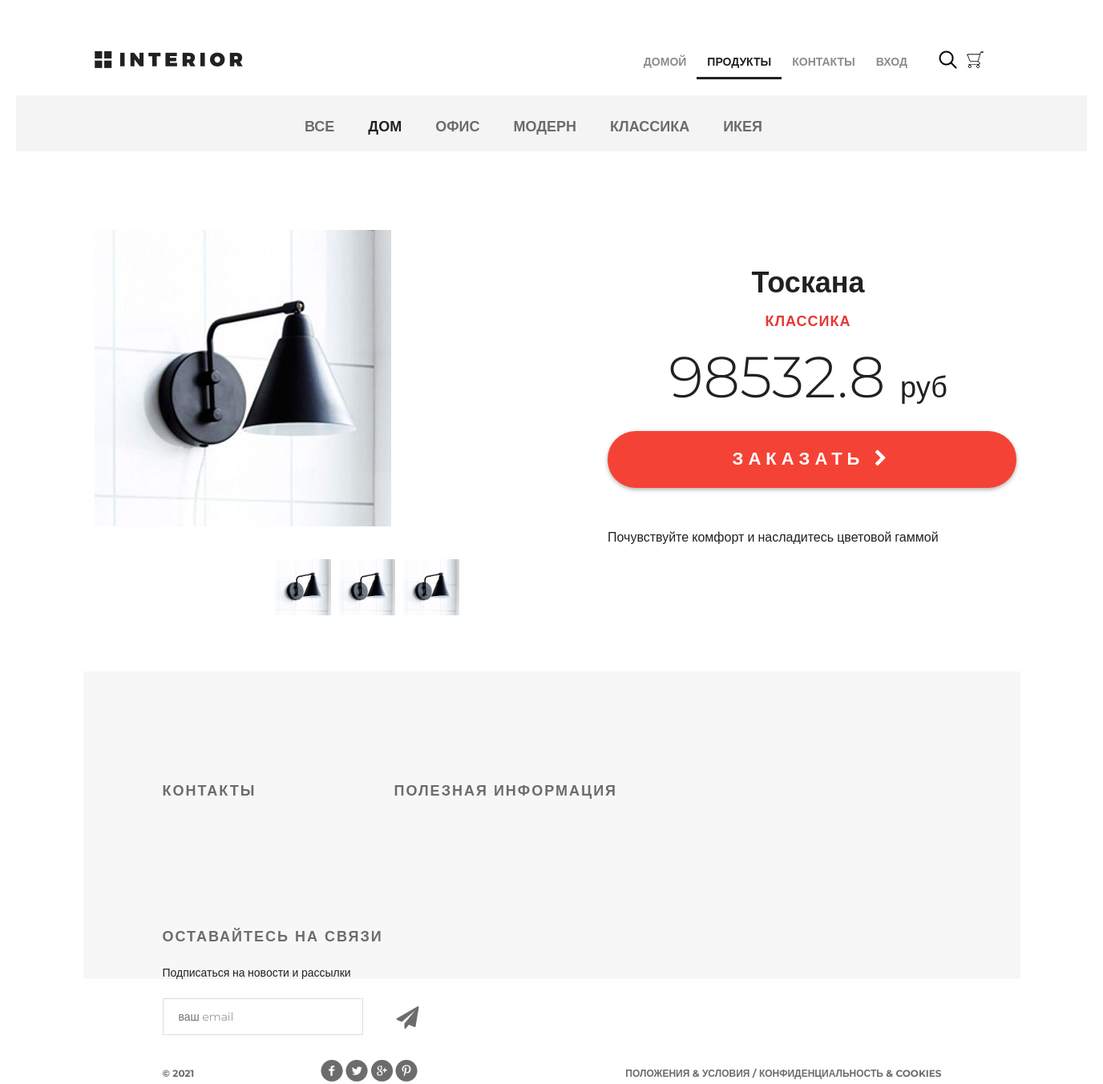
Page /products/product/1/ on the committed database.
### mainapp/models.py (models this page shows, shortened)
class ProductCategory(models.Model):
    name = models.CharField(max_length=64, unique=True, verbose_name='имя')
    description = models.TextField(verbose_name='Описание', blank=True)
    is_active = models.BooleanField(verbose_name='активность', default=True)

class Product(models.Model):
    category = models.ForeignKey(ProductCategory, on_delete=models.CASCADE)
    name = models.CharField(max_length=128, verbose_name='Имя')
    image = models.ImageField(upload_to='products_images', blank=True)
    short = models.CharField(max_length=64, verbose_name='Краткое описание', blank=True)
    description = models.TextField(verbose_name='Описание', blank=True)
    price = models.DecimalField(verbose_name='Цена', max_digits=8, decimal_places=2, default=0)
    quantity = models.PositiveSmallIntegerField(verbose_name='Количество на складе', default=0)
    is_active = models.BooleanField(verbose_name='активность', default=True)

### mainapp/views.py (the view)
# urls.py: path('product/<int:pk>/', mainapp.product, name='product')
def product(request, pk):
    content = {
        'title': 'Продукт',
        'product': get_object_or_404(Product, pk=pk),
        'links_menu': ProductCategory.objects.all(),
    }
    return render(request, 'mainapp/product.html', content)

### mainapp/context_processors.py (called while the page is built)
def basket(request):
    basket_list = []
    if request.user.is_authenticated:
        basket_list = Basket.objects.filter(user=request.user)
    return {
        'basket': basket_list
    }

### mainapp/templates/mainapp/product.html (shortened to what this page needs)
{% extends 'mainapp/base.html' %}
{% load static %}
{% block content %}
		<div class="hero-white">
			<div class="header clearfix">
                <a href="index.html" class="logo"></a>
                    {% include 'mainapp/includes/inc_main_menu.html'%}
            </div>
		</div>
		<div class="details">
			<div class="links clearfix">
                {% include 'mainapp/includes/inc_categories_menu.html' %}
			</div>
			<div class="details-products">
				<div class="details-slider">
					<div class="slider-product">
						<img src="/media/{{ product.image }}">
					</div>
					<div class="slider-control">
						<div class="block">
							<a href="#"><img src="/media/{{ product.image }}" alt="">
							</a>
						</div>
						<div class="block">
							<a href="#"><img src="/media/{{ product.image }}" alt="">
							</a>
						</div>
						<div class="block">
							<a href="#"><img src="/media/{{ product.image }}" alt="">
							</a>
						</div>
					</div>
				</div>
				<div class="description">
					<h3 class="big-bold">{{product.name}}</h3>
					<h3 class="red">{{ product.category.name}}</h3>
					<p class="price"> {{ product.price|floatformat:1 }} <span>руб</span></p>
					<a href="{% url 'basket:add' product.pk %}" class="red-button">
						заказать <i class="fa fa-chevron-right" aria-hidden="true"></i>
					</a>
					<div class="description-text">
						<p>
                            {{ product.description }}
                        </p>
					</div>
				</div>
			</div>
		</div>
		<div class="clr"></div>
{% endblock %}

### mainapp/templates/mainapp/includes/inc_categories_menu.html
<ul class="links-menu">
    <li><a href="{% url 'products:category' 0%}"
               {% if request.resolver_match.kwargs.pk == 0 %} class="active"{% endif %}>
        Все</a>
    </li>
    {% for link in links_menu %}
        <li><a href="{% url 'products:category' link.pk %}"
               {% if request.resolver_match.kwargs.pk == link.pk %} class="active"{% endif %}>{{ link.name }}</a></li>
    {% endfor %}
</ul>

### static/css/style.css (style rules this page uses)
* { margin: 0; padding: 0; }
body { font-family: 'Montserrat', sans-serif; }
html, body { height: 100%; }
.slider-control .block a img { width: 70px; }
.clr { height: 384px; }
.logo { background-image: url(/static/img/logo.png); margin-top: 63px; width: 185px; height: 22px; float: left; }
.clearfix:after { content: ""; display: block; clear: both; }
.big-bold { color: #212121; font-size: 36px; font-weight: 700; text-align: left; margin-bottom: 24px; line-height: 36px; }
.red { text-transform: uppercase; color: #e53935; font-size: 18px; font-weight: 700; text-align: left; letter-spacing: 1px; line-height: 17px; margin-bottom: 22px; }
.hero-white { background-color: #fff; height: 119px; padding-left: 98px; padding-right: 211px; position: relative; }
.links { height: 70px; background-color: #f4f4f4; position: relative; padding-left: 360px; }
.links-menu { margin: 27px auto 0px; position: absolute; }
.links-menu li { float: left; list-style-type: none; padding-right: 42px; }
.links-menu li a { text-decoration: none; color: #6c6c6c; font-size: 18px; font-weight: 700; text-transform: uppercase; }
.links-menu .active { color: #212121; font-size: 18px; font-weight: 700; }
.details-products { padding-left: 98px; padding-right: 98px; margin-top: 98px; height: 551px; }
.details-slider { width: 570px; float: left; margin-right: 30px; }
.slider-product { width: 570px; height: 400px; }
.slider-control { width: 420px; height: 70px; margin: 11px auto 0px; padding-left: 150px }
.slider-control .block { height: 70px; width: 70px; position: relative; float: left; margin-right: 10px; }
.description { width: 535px; float: right; padding-left: 35px }
.description .big-bold { color: #212121; font-size: 36px; font-weight: 700; text-align: center; margin-top: 47px; margin-bottom: 0px; }
.description .red { text-transform: uppercase; color: #e53935; font-size: 18px; font-weight: 700; text-align: center; letter-spacing: 1px; line-height: 17px; margin-top: 23px; margin-bottom: 36px; }
.description .price { color: #212121; font-size: 72px; font-weight: 300; line-height: 48px; text-align: center; }
.description .price span { color: #212121; font-size: 36px; font-weight: 300; line-height: 48px; text-align: center; }
.red-button { display: block; height: 71px; width: 510px; border-radius: 35px; background-color: #f44336; text-align: center; text-transform: uppercase; text-decoration: none; color: #ffffff; font-size: 22px; font-weight: 700; line-height: 24px; box-shadow: 0px 2px 4.85px 0.15px rgba(33, 33, 33, 0.35); line-height: 70px; letter-spacing: 6px; margin-top: 31px; }
.description-text { margin-top: 50px; color: #212121; font-size: 16px; font-weight: 300; line-height: 24px; text-align: left; }
.description-text p { margin-bottom: 0.5em; }

### rows in the picture
ProductCategory: name "ДОМ"
ProductCategory: name "ОФИС"
ProductCategory: name "МОДЕРН"
ProductCategory: name "КЛАССИКА"
ProductCategory: name "ИКЕЯ"
Product: image (picture), name "Тоскана", category.name "КЛАССИКА", price "98532.8", description "Почувствуйте комфорт и насладитесь цветовой гаммой"
